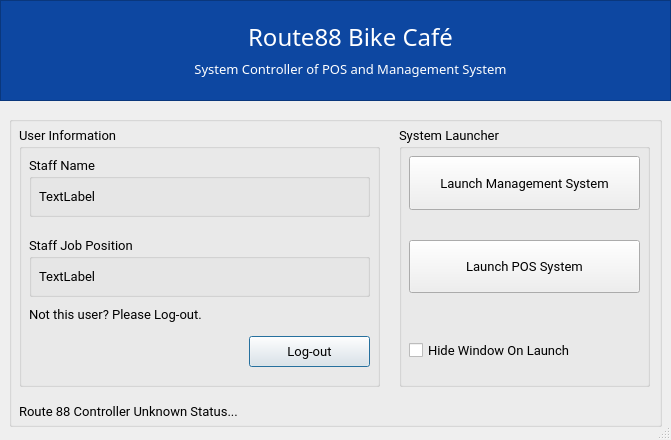
<?xml version="1.0" encoding="UTF-8"?>
<ui version="4.0">
 <class>Route88_MainController</class>
 <widget class="QDialog" name="Route88_MainController">
  <property name="windowModality">
   <enum>Qt::ApplicationModal</enum>
  </property>
  <property name="geometry">
   <rect>
    <x>0</x>
    <y>0</y>
    <width>671</width>
    <height>440</height>
   </rect>
  </property>
  <property name="sizePolicy">
   <sizepolicy hsizetype="Fixed" vsizetype="Fixed">
    <horstretch>0</horstretch>
    <verstretch>0</verstretch>
   </sizepolicy>
  </property>
  <property name="minimumSize">
   <size>
    <width>671</width>
    <height>440</height>
   </size>
  </property>
  <property name="maximumSize">
   <size>
    <width>671</width>
    <height>440</height>
   </size>
  </property>
  <property name="font">
   <font>
    <family>Roboto</family>
    <weight>50</weight>
    <bold>false</bold>
   </font>
  </property>
  <property name="cursor">
   <cursorShape>ArrowCursor</cursorShape>
  </property>
  <property name="tabletTracking">
   <bool>false</bool>
  </property>
  <property name="contextMenuPolicy">
   <enum>Qt::NoContextMenu</enum>
  </property>
  <property name="windowTitle">
   <string notr="true">Route88 System | Controller</string>
  </property>
  <property name="toolTip">
   <string notr="true"/>
  </property>
  <property name="whatsThis">
   <string notr="true"/>
  </property>
  <property name="styleSheet">
   <string notr="true"/>
  </property>
  <property name="sizeGripEnabled">
   <bool>true</bool>
  </property>
  <property name="modal">
   <bool>true</bool>
  </property>
  <widget class="QGroupBox" name="GroupContainer_StaffAccount">
   <property name="geometry">
    <rect>
     <x>9</x>
     <y>116</y>
     <width>653</width>
     <height>311</height>
    </rect>
   </property>
   <property name="title">
    <string/>
   </property>
   <widget class="QLabel" name="StatusLabel">
    <property name="geometry">
     <rect>
      <x>10</x>
      <y>280</y>
      <width>641</width>
      <height>31</height>
     </rect>
    </property>
    <property name="font">
     <font>
      <family>Roboto Mono</family>
      <pointsize>10</pointsize>
     </font>
    </property>
    <property name="text">
     <string>Route 88 Controller Unknown Status...</string>
    </property>
   </widget>
   <widget class="QGroupBox" name="groupBox">
    <property name="geometry">
     <rect>
      <x>10</x>
      <y>10</y>
      <width>361</width>
      <height>261</height>
     </rect>
    </property>
    <property name="font">
     <font>
      <family>Roboto Mono</family>
      <pointsize>10</pointsize>
     </font>
    </property>
    <property name="title">
     <string>User Information</string>
    </property>
    <widget class="QGroupBox" name="GroupContainer_PassCred_2">
     <property name="geometry">
      <rect>
       <x>10</x>
       <y>30</y>
       <width>341</width>
       <height>61</height>
      </rect>
     </property>
     <property name="sizePolicy">
      <sizepolicy hsizetype="Preferred" vsizetype="Preferred">
       <horstretch>0</horstretch>
       <verstretch>0</verstretch>
      </sizepolicy>
     </property>
     <property name="font">
      <font>
       <pointsize>10</pointsize>
      </font>
     </property>
     <property name="title">
      <string>Staff Name</string>
     </property>
     <property name="flat">
      <bool>false</bool>
     </property>
     <widget class="QLabel" name="user_FirstName">
      <property name="geometry">
       <rect>
        <x>10</x>
        <y>30</y>
        <width>321</width>
        <height>20</height>
       </rect>
      </property>
      <property name="font">
       <font>
        <pointsize>10</pointsize>
       </font>
      </property>
      <property name="text">
       <string>TextLabel</string>
      </property>
     </widget>
    </widget>
    <widget class="QGroupBox" name="GroupContainer_PassCred">
     <property name="geometry">
      <rect>
       <x>10</x>
       <y>110</y>
       <width>341</width>
       <height>61</height>
      </rect>
     </property>
     <property name="sizePolicy">
      <sizepolicy hsizetype="Preferred" vsizetype="Preferred">
       <horstretch>0</horstretch>
       <verstretch>0</verstretch>
      </sizepolicy>
     </property>
     <property name="font">
      <font>
       <pointsize>10</pointsize>
      </font>
     </property>
     <property name="title">
      <string>Staff Job Position</string>
     </property>
     <property name="flat">
      <bool>false</bool>
     </property>
     <widget class="QLabel" name="user_JobPosition">
      <property name="geometry">
       <rect>
        <x>10</x>
        <y>30</y>
        <width>321</width>
        <height>21</height>
       </rect>
      </property>
      <property name="font">
       <font>
        <pointsize>10</pointsize>
       </font>
      </property>
      <property name="text">
       <string>TextLabel</string>
      </property>
     </widget>
    </widget>
    <widget class="QLabel" name="label_6">
     <property name="geometry">
      <rect>
       <x>10</x>
       <y>180</y>
       <width>251</width>
       <height>16</height>
      </rect>
     </property>
     <property name="font">
      <font>
       <pointsize>10</pointsize>
      </font>
     </property>
     <property name="text">
      <string>Not this user? Please Log-out.</string>
     </property>
    </widget>
    <widget class="QPushButton" name="ctrl_UserLogout">
     <property name="geometry">
      <rect>
       <x>230</x>
       <y>210</y>
       <width>121</width>
       <height>31</height>
      </rect>
     </property>
     <property name="font">
      <font>
       <pointsize>10</pointsize>
      </font>
     </property>
     <property name="text">
      <string>Log-out</string>
     </property>
    </widget>
   </widget>
   <widget class="QGroupBox" name="groupBox_2">
    <property name="geometry">
     <rect>
      <x>390</x>
      <y>10</y>
      <width>251</width>
      <height>261</height>
     </rect>
    </property>
    <property name="font">
     <font>
      <family>Roboto Mono</family>
      <pointsize>10</pointsize>
     </font>
    </property>
    <property name="title">
     <string>System Launcher</string>
    </property>
    <widget class="QWidget" name="verticalLayoutWidget">
     <property name="geometry">
      <rect>
       <x>10</x>
       <y>30</y>
       <width>231</width>
       <height>221</height>
      </rect>
     </property>
     <layout class="QGridLayout" name="gridLayout">
      <property name="sizeConstraint">
       <enum>QLayout::SetDefaultConstraint</enum>
      </property>
      <property name="verticalSpacing">
       <number>30</number>
      </property>
      <item row="0" column="0">
       <widget class="QPushButton" name="ctrl_ManageSystem">
        <property name="sizePolicy">
         <sizepolicy hsizetype="Ignored" vsizetype="Preferred">
          <horstretch>0</horstretch>
          <verstretch>0</verstretch>
         </sizepolicy>
        </property>
        <property name="font">
         <font>
          <pointsize>10</pointsize>
         </font>
        </property>
        <property name="text">
         <string>Launch Management System</string>
        </property>
       </widget>
      </item>
      <item row="1" column="0">
       <widget class="QPushButton" name="ctrl_POSSystem">
        <property name="sizePolicy">
         <sizepolicy hsizetype="Ignored" vsizetype="Preferred">
          <horstretch>0</horstretch>
          <verstretch>0</verstretch>
         </sizepolicy>
        </property>
        <property name="font">
         <font>
          <pointsize>10</pointsize>
         </font>
        </property>
        <property name="text">
         <string>Launch POS System</string>
        </property>
       </widget>
      </item>
      <item row="2" column="0">
       <widget class="QCheckBox" name="ctrl_optHideOnLaunch">
        <property name="sizePolicy">
         <sizepolicy hsizetype="Ignored" vsizetype="Preferred">
          <horstretch>0</horstretch>
          <verstretch>0</verstretch>
         </sizepolicy>
        </property>
        <property name="font">
         <font>
          <pointsize>10</pointsize>
         </font>
        </property>
        <property name="text">
         <string>Hide Window On Launch</string>
        </property>
       </widget>
      </item>
     </layout>
    </widget>
   </widget>
  </widget>
  <widget class="QFrame" name="frame">
   <property name="geometry">
    <rect>
     <x>0</x>
     <y>0</y>
     <width>671</width>
     <height>101</height>
    </rect>
   </property>
   <property name="sizePolicy">
    <sizepolicy hsizetype="Maximum" vsizetype="Ignored">
     <horstretch>0</horstretch>
     <verstretch>0</verstretch>
    </sizepolicy>
   </property>
   <property name="minimumSize">
    <size>
     <width>401</width>
     <height>101</height>
    </size>
   </property>
   <property name="maximumSize">
    <size>
     <width>671</width>
     <height>101</height>
    </size>
   </property>
   <property name="palette">
    <palette>
     <active>
      <colorrole role="Button">
       <brush brushstyle="SolidPattern">
        <color alpha="255">
         <red>13</red>
         <green>71</green>
         <blue>161</blue>
        </color>
       </brush>
      </colorrole>
      <colorrole role="Base">
       <brush brushstyle="SolidPattern">
        <color alpha="255">
         <red>13</red>
         <green>71</green>
         <blue>161</blue>
        </color>
       </brush>
      </colorrole>
      <colorrole role="Window">
       <brush brushstyle="SolidPattern">
        <color alpha="255">
         <red>13</red>
         <green>71</green>
         <blue>161</blue>
        </color>
       </brush>
      </colorrole>
      <colorrole role="NoRole">
       <brush brushstyle="SolidPattern">
        <color alpha="255">
         <red>85</red>
         <green>255</green>
         <blue>255</blue>
        </color>
       </brush>
      </colorrole>
     </active>
     <inactive>
      <colorrole role="Button">
       <brush brushstyle="SolidPattern">
        <color alpha="255">
         <red>13</red>
         <green>71</green>
         <blue>161</blue>
        </color>
       </brush>
      </colorrole>
      <colorrole role="Base">
       <brush brushstyle="SolidPattern">
        <color alpha="255">
         <red>13</red>
         <green>71</green>
         <blue>161</blue>
        </color>
       </brush>
      </colorrole>
      <colorrole role="Window">
       <brush brushstyle="SolidPattern">
        <color alpha="255">
         <red>13</red>
         <green>71</green>
         <blue>161</blue>
        </color>
       </brush>
      </colorrole>
      <colorrole role="NoRole">
       <brush brushstyle="SolidPattern">
        <color alpha="255">
         <red>85</red>
         <green>255</green>
         <blue>255</blue>
        </color>
       </brush>
      </colorrole>
     </inactive>
     <disabled>
      <colorrole role="Button">
       <brush brushstyle="SolidPattern">
        <color alpha="255">
         <red>13</red>
         <green>71</green>
         <blue>161</blue>
        </color>
       </brush>
      </colorrole>
      <colorrole role="Base">
       <brush brushstyle="SolidPattern">
        <color alpha="255">
         <red>13</red>
         <green>71</green>
         <blue>161</blue>
        </color>
       </brush>
      </colorrole>
      <colorrole role="Window">
       <brush brushstyle="SolidPattern">
        <color alpha="255">
         <red>13</red>
         <green>71</green>
         <blue>161</blue>
        </color>
       </brush>
      </colorrole>
      <colorrole role="NoRole">
       <brush brushstyle="SolidPattern">
        <color alpha="255">
         <red>85</red>
         <green>255</green>
         <blue>255</blue>
        </color>
       </brush>
      </colorrole>
     </disabled>
    </palette>
   </property>
   <property name="autoFillBackground">
    <bool>false</bool>
   </property>
   <property name="styleSheet">
    <string notr="true">background-color:rgb(13, 71, 161)</string>
   </property>
   <property name="frameShape">
    <enum>QFrame::StyledPanel</enum>
   </property>
   <property name="frameShadow">
    <enum>QFrame::Sunken</enum>
   </property>
   <widget class="QLabel" name="label_3">
    <property name="geometry">
     <rect>
      <x>40</x>
      <y>10</y>
      <width>81</width>
      <height>81</height>
     </rect>
    </property>
    <property name="text">
     <string/>
    </property>
    <property name="pixmap">
     <pixmap>../../Design Component Experimentations/PyQt5 Design Attempt/r_88.ico</pixmap>
    </property>
    <property name="scaledContents">
     <bool>true</bool>
    </property>
   </widget>
   <widget class="QWidget" name="horizontalLayoutWidget">
    <property name="geometry">
     <rect>
      <x>1</x>
      <y>1</y>
      <width>2</width>
      <height>2</height>
     </rect>
    </property>
    <layout class="QHBoxLayout" name="horizontalLayout">
     <property name="sizeConstraint">
      <enum>QLayout::SetFixedSize</enum>
     </property>
    </layout>
   </widget>
   <widget class="QWidget" name="verticalLayoutWidget_2">
    <property name="geometry">
     <rect>
      <x>160</x>
      <y>20</y>
      <width>381</width>
      <height>58</height>
     </rect>
    </property>
    <layout class="QVBoxLayout" name="verticalLayout">
     <item>
      <widget class="QLabel" name="label">
       <property name="font">
        <font>
         <family>Roboto Mono</family>
         <pointsize>18</pointsize>
        </font>
       </property>
       <property name="styleSheet">
        <string notr="true">color: rgb(255, 255, 255)</string>
       </property>
       <property name="text">
        <string>Route88 Bike Café</string>
       </property>
       <property name="alignment">
        <set>Qt::AlignCenter</set>
       </property>
      </widget>
     </item>
     <item>
      <widget class="QLabel" name="label_2">
       <property name="font">
        <font>
         <family>Roboto Mono</family>
         <pointsize>10</pointsize>
        </font>
       </property>
       <property name="styleSheet">
        <string notr="true">color: rgb(255, 255, 255)</string>
       </property>
       <property name="text">
        <string>System Controller of POS and Management System</string>
       </property>
       <property name="alignment">
        <set>Qt::AlignCenter</set>
       </property>
      </widget>
     </item>
    </layout>
   </widget>
  </widget>
 </widget>
 <tabstops>
  <tabstop>ctrl_UserLogout</tabstop>
  <tabstop>ctrl_ManageSystem</tabstop>
  <tabstop>ctrl_POSSystem</tabstop>
  <tabstop>ctrl_optHideOnLaunch</tabstop>
 </tabstops>
 <resources/>
 <connections/>
</ui>
